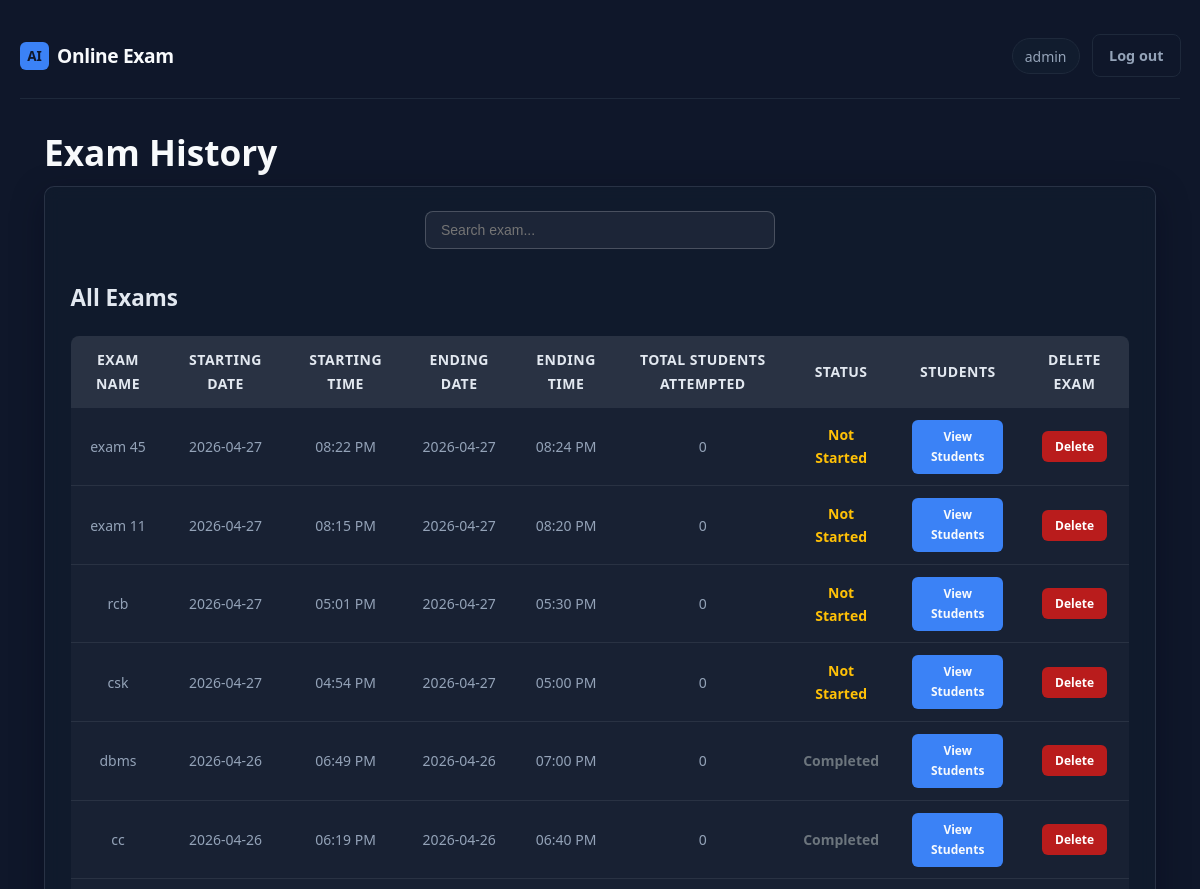
Before: /admin/exam-history (signed in, upper part) with the older database file.
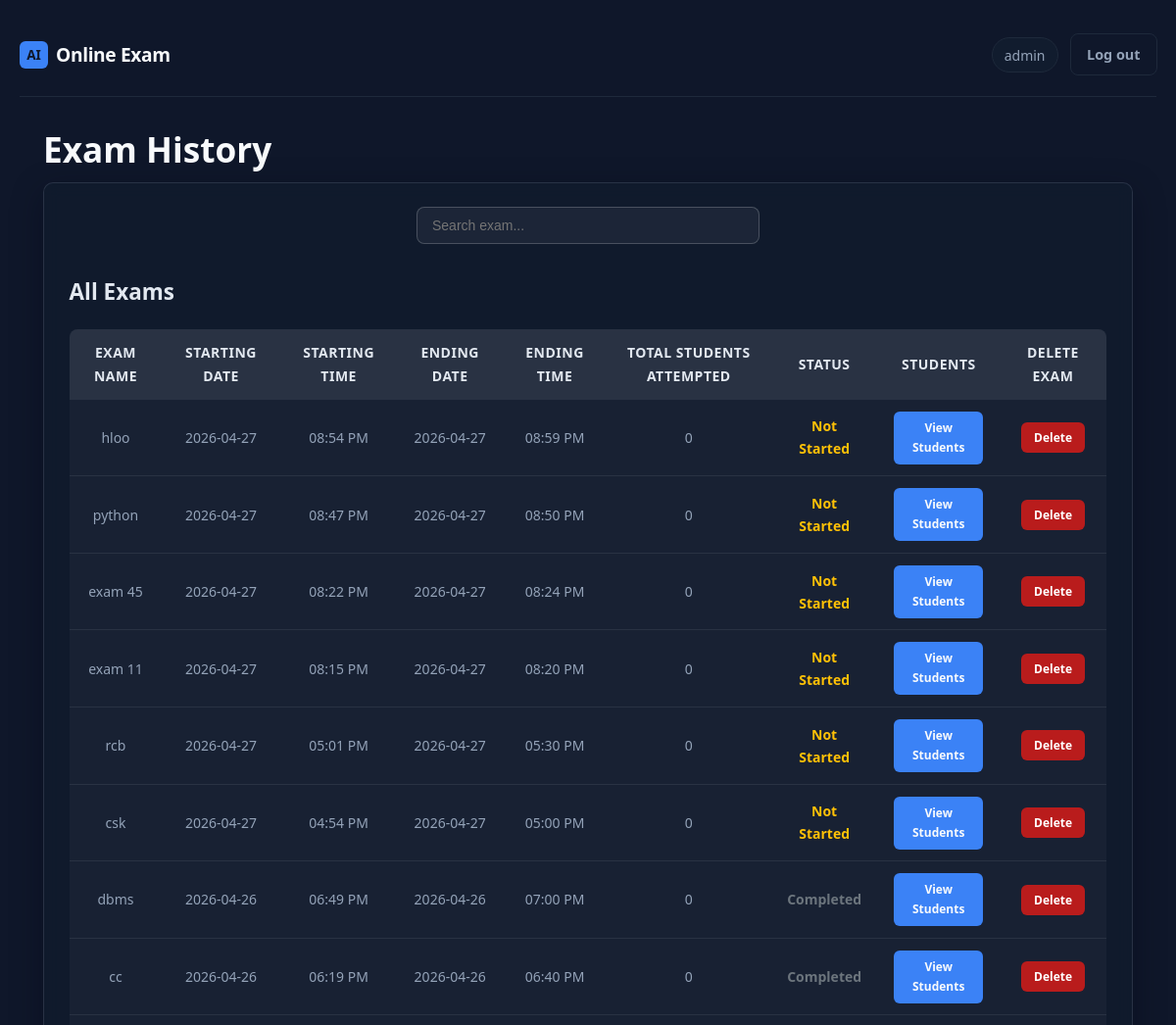
After: the same page with the newer database file.
### app.py (models this page shows)
class User(db.Model):
    __tablename__ = "users"
    id = db.Column(db.Integer, primary_key=True)
    username = db.Column(db.String(80), unique=True, nullable=False)
    email = db.Column(db.String(120), unique=True, nullable=False)
    password_hash = db.Column(db.String(256), nullable=False)
    roll_number = db.Column(db.String(50), unique=True, nullable=True)
    created_at = db.Column(db.DateTime, default=lambda: datetime.now(timezone.utc))
    is_admin = db.Column(db.Boolean, default=False)
    allow_reattempt = db.Column(db.Boolean, default=False)
    exam_access_enabled = db.Column(db.Boolean, default=True)
    exam_completed = db.Column(db.Boolean, default=False)
    admin_role = db.Column(db.String(20), nullable=True)
    is_blocked = db.Column(db.Boolean, default=False)
    block_reason = db.Column(db.String(255))
    attempts = db.relationship("Attempt", backref="user", lazy=True)

class ExamHistory(db.Model):
    id = db.Column(db.Integer, primary_key=True)
    subject_name = db.Column(db.String(100), nullable=False, default="General Exam")
    start_time = db.Column(db.DateTime, nullable=False)
    end_time = db.Column(db.DateTime, nullable=False)
    created_at = db.Column(db.DateTime, default=lambda: datetime.now(timezone.utc))

### app.py (the view)
@app.route('/admin/exam-history')
@admin_required
def exam_history():
    exams = ExamHistory.query.order_by(ExamHistory.start_time.desc()).all()
    if exams is None:
        exams = []
    current_exam = ExamSchedule.query.first()
    if current_exam:
        student_count = Attempt.query.filter(
            Attempt.started_at >= current_exam.start_time,
            Attempt.started_at <= current_exam.end_time,
            Attempt.status == 'completed'
        ).count()
        current_exam.total_students = student_count
    from datetime import datetime
    now = datetime.now()
    for exam in exams:
        student_count = Attempt.query.filter(
            Attempt.started_at >= exam.start_time,
            Attempt.started_at <= exam.end_time,
            Attempt.status == 'completed'
        ).count()
        exam.total_students = student_count
        if exam.start_time <= now <= exam.end_time:
            exam.status = "RUNNING"
        elif now > exam.end_time:
            exam.status = "COMPLETED"
        else:
            exam.status = "NOT STARTED"
    from datetime import datetime
    return render_template('exam_history.html', exams=exams, now=datetime.now())

### app.py (called while the page is built, shortened)
def admin_required(f):
    @wraps(f)
    def decorated(*args, **kwargs):
        if "user_id" not in session:
            return redirect(url_for("admin_login_page"))
        u = db.session.get(User, session["user_id"])
        return f(*args, **kwargs)
    return decorated

### templates/exam_history.html (shortened to what this page needs)
{% extends "base.html" %}
{% block body_class %}page-admin{% endblock %}
{% block content %}
<section class="admin-hero">
  <h1>Exam History</h1>
</section>
<div class="card admin-section">
    <div style="display: flex; justify-content: center; margin-bottom: 20px;">
      <input
        type="text"
        id="examSearch"
        placeholder="Search exam..."
        style="width: 350px; padding: 10px 15px; border: 1px solid rgba(255,255,255,0.2); border-radius: 8px; background: rgba(255,255,255,0.05); color: #e2e8f0; font-size: 14px;"
      >
    </div>
  <h3 style="margin: 30px 0 20px 0; color: #e2e8f0;">All Exams</h3>
  <div class="exams-table">
    <table class="data-table">
      <thead>
        <tr>
          <th>Exam Name</th>
          <th>Starting Date</th>
          <th>Starting Time</th>
          <th>Ending Date</th>
          <th>Ending Time</th>
          <th>Total Students Attempted</th>
          <th>STATUS</th>
          <th>STUDENTS</th>
          <th>DELETE EXAM</th>
        </tr>
      </thead>
      <tbody>
        {% if exams %}
          {% for exam in exams %}
            <tr class="exam-row" data-exam="{{ exam.subject_name or 'Exam' }}" data-date="{{ exam.start_time.strftime('%Y-%m-%d') }}">
              <td>{{ exam.subject_name }}</td>
              <td>{{ exam.start_time.strftime('%Y-%m-%d') }}</td>
              <td>{{ exam.start_time.strftime('%I:%M %p') }}</td>
              <td>{{ exam.end_time.strftime('%Y-%m-%d') }}</td>
              <td>{{ exam.end_time.strftime('%I:%M %p') }}</td>
              <td>{{ exam.total_students or 0 }}</td>
              <td>
                {% if exam.status == "RUNNING" %}
                  <span style="color: #28a745; font-weight:600;">Running</span>
                {% elif exam.status == "COMPLETED" %}
                  <span style="color: #6c757d; font-weight:600;">Completed</span>
                {% else %}
                  <span style="color: #ffc107; font-weight:600;">Not Started</span>
                {% endif %}
              </td>
              <td>
                <a href="{{ url_for('admin_exam_students', exam_id=exam.id) }}" class="btn btn-primary btn-sm">
                  View Students
                </a>
              </td>
              <td>
                <form action="{{ url_for('delete_exam', exam_id=exam.id) }}" method="POST" style="display:inline;">
                  <button type="submit" class="btn btn-danger btn-sm"
                      onclick="return confirm('Delete this exam?');">
                      Delete
                  </button>
                </form>
              </td>
            </tr>
          {% endfor %}
        {% endif %}
      </tbody>
    </table>
  </div>
</div>
{% endblock %}

### templates/base.html (shortened to what this page needs)
<!DOCTYPE html>
<html lang="en">
<head>
  <link rel="stylesheet" href="{{ url_for('static', filename='css/style.css') }}">
</head>
<body class="{% block body_class %}{% endblock %}">
  <div class="app-shell">
    <header class="top-bar">
      <a href="{% if session.get('is_admin') %}{{ url_for('admin_dashboard') }}{% elif session.get('user_id') %}{{ url_for('dashboard') }}{% else %}{{ url_for('login') }}{% endif %}" class="brand">
        <span class="brand-mark">AI</span>
        <span class="brand-text">Online Exam</span>
      </a>
      {% if session.get('user_id') %}
      <nav class="top-nav">
        <span class="user-pill">{{ session.get('username') }}</span>
        <a href="{{ url_for('admin_logout') if session.get('is_admin') else url_for('logout') }}" class="btn btn-ghost">Log out</a>
      </nav>
      {% endif %}
    </header>
    <div class="full-width-wrapper">
      {% block content %}{% endblock %}
    </div>
  </div>
</body>
</html>

### static/css/style.css (style rules this page uses)
:root { --bg: #0f172a; --bg-elevated: #111c2e; --border: #1e293b; --text: #f8fafc; --muted: #94a3b8; --accent: #3b82f6; --accent-dim: #2563eb; --accent-glow: rgba(59, 130, 246, 0.35); --success: #22c55e; --error: #ef4444; --radius: 10px; --font: "Segoe UI", system-ui, -apple-system, sans-serif; }
*, *::before, *::after { box-sizing: border-box; }
body { margin: 0; min-height: 100vh; font-family: var(--font); background: var(--bg); color: var(--text); font-size: 1.2rem; line-height: 1.65; }
a { color: var(--accent); text-decoration: none; }
.app-shell { max-width: 1080px; margin: 0 auto; padding: 1.65rem 1.25rem 2.5rem; min-height: 100vh; display: flex; flex-direction: column; position: relative; z-index: 1; }
.top-bar { display: flex; align-items: center; justify-content: space-between; padding: 0.5rem 0 1.25rem; border-bottom: 1px solid var(--border); margin-bottom: 1.5rem; }
.brand { display: flex; align-items: center; gap: 0.5rem; color: var(--text); text-decoration: none; }
.brand-mark { background: var(--accent); color: #0f172a; font-weight: 700; padding: 0.2rem 0.45rem; border-radius: 6px; font-size: 0.85rem; }
.brand-text { font-weight: 600; letter-spacing: -0.02em; }
.top-nav { display: flex; align-items: center; gap: 0.75rem; }
.user-pill { font-size: 0.875rem; color: var(--muted); padding: 0.35rem 0.75rem; background: var(--bg-elevated); border-radius: 999px; border: 1px solid var(--border); }
.card { background: rgba(17, 28, 46, 0.72); border: 1px solid rgba(148, 163, 184, 0.18); border-radius: var(--radius); padding: 1.5rem 1.6rem; box-shadow: 0 10px 32px rgba(2, 6, 23, 0.35); backdrop-filter: blur(8px); -webkit-backdrop-filter: blur(8px); transition: transform 0.2s ease, box-shadow 0.2s ease, border-color 0.2s ease; }
.btn { display: inline-flex; align-items: center; justify-content: center; padding: 0.55rem 1rem; border-radius: 8px; font-size: 0.9rem; font-weight: 600; border: 1px solid transparent; cursor: pointer; font-family: inherit; transition: background 0.15s, border-color 0.15s; }
.btn-primary { background: var(--accent); color: #f8fafc; }
.btn-danger { background: #b91c1c; color: #fff; }
.btn-ghost { background: transparent; color: var(--muted); border-color: var(--border); }
.data-table { width: 100%; border-collapse: collapse; font-size: 0.875rem; }
.data-table th, .data-table td { text-align: center !important; vertical-align: middle; padding: 0.5rem 0.65rem; border-bottom: 1px solid var(--border); }
.data-table th:first-child, .data-table td:first-child { text-align: left; }
.data-table td:nth-child(5), .data-table td:nth-child(6) { text-align: center; }
.data-table th { color: var(--muted); font-weight: 500; }
.admin-hero h1 { margin: 0 0 0.35rem; font-size: 2.2rem; font-weight: 800; }
body.page-admin-portal, body.page-admin-login, body.page-admin { background: #0f172a; }
.btn, .btn-primary, .btn-outline, button, a.btn, a.btn-primary, a.btn-outline { transition: all 0.25s ease; position: relative; }
.dash-stat-card, .card, .highlight-card { transition: all 0.25s ease; }
.btn, button { will-change: transform; }

### templates/base.html (style rules this page uses)
body { margin: 0; padding: 0; }
html, body { width: 100%; overflow-x: hidden; }
.app-shell { width: 100%; max-width: 100%; }
.full-width-wrapper { width: 100%; max-width: 100%; padding-left: 24px; padding-right: 24px; }

### templates/exam_history.html (style rules this page uses)
.exams-table { width: 100%; border-collapse: collapse; background: rgba(255,255,255,0.03); border-radius: 8px; overflow: hidden; }
.exams-table th, .exams-table td { padding: 12px 16px; text-align: left; border-bottom: 1px solid rgba(255,255,255,0.08); transition: all 0.2s ease; }
.exams-table th { background: rgba(255,255,255,0.08); font-weight: 600; color: #e2e8f0; font-size: 14px; text-transform: uppercase; letter-spacing: 0.5px; }
.exams-table td { color: #94a3b8; font-size: 14px; }
.btn-sm { padding: 6px 12px; font-size: 12px; border-radius: 6px; transition: all 0.2s ease; }

Changed rows visible on the page:
added ExamHistory: subject_name "hloo", start_time "2026-04-27", start_time "08:54 PM", end_time "2026-04-27", end_time "08:59 PM", total_students "0", shows "Not Started"
added ExamHistory: subject_name "python", start_time "2026-04-27", start_time "08:47 PM", end_time "2026-04-27", end_time "08:50 PM", total_students "0", shows "Not Started"
